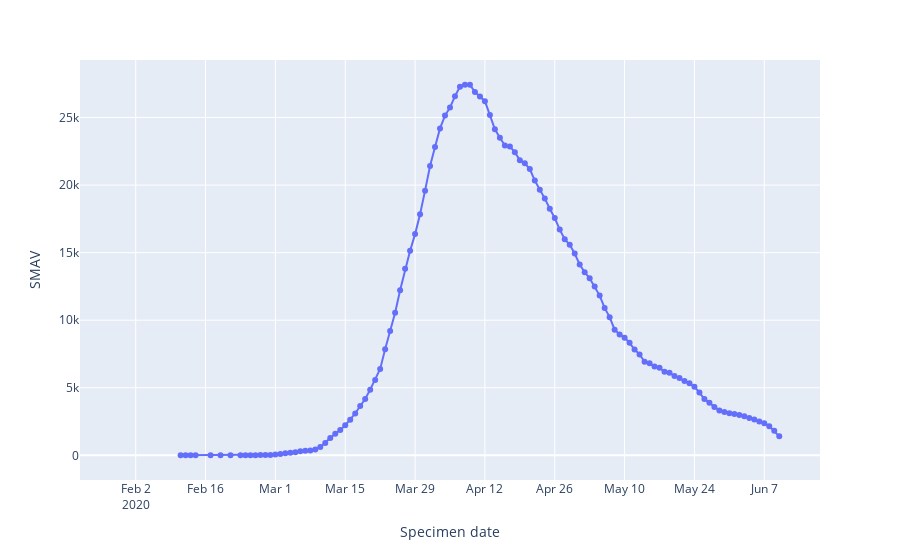

Source (notebook cell):
### Markdown cell above
The best way to explore the moving average values is hover over the points in the chart below.  An outstanding task is to overlay the moving average on the bar chart above.

### Code cell
fig2 = px.line(df_cases_england, x="Specimen date", y="SMAV")
fig2.data[0].update(mode='markers+lines')
fig2.show()
